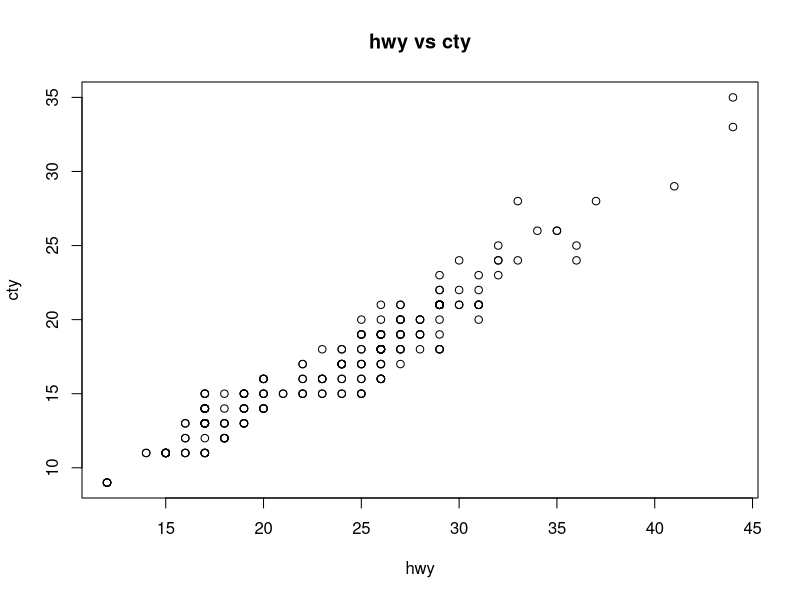
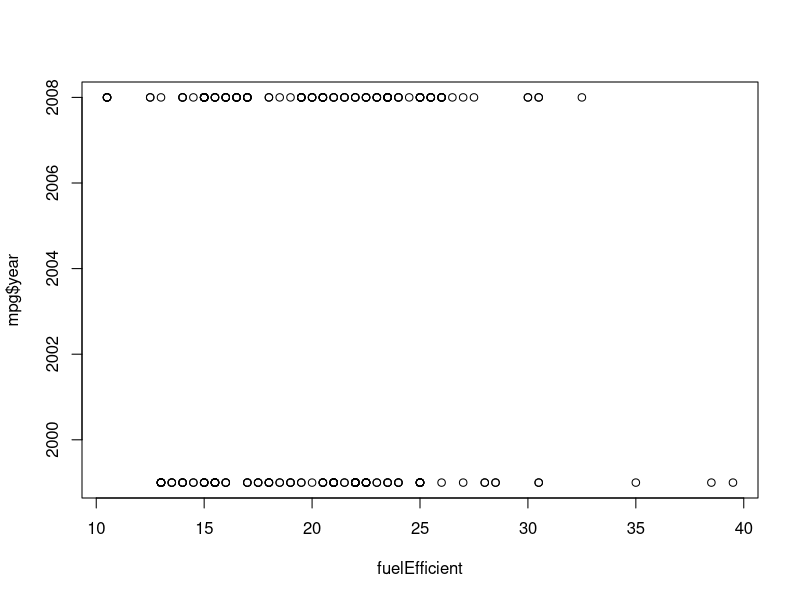

Write R code to recreate these figures, in order.
## ---- chunk 1
knitr::opts_chunk$set(echo = TRUE)
## ---- chunk 2
a0 <- 1
a0
## ---- chunk 3
cel<-c(-4.44,-9.44)
cel
## ---- chunk 4
vec200<-c(1,3)
for(i in 3:200)
{
if(i%%2){
vec200<-c(vec200,1)
}
else{
vec200<-c(vec200,3)
}
}
vec200
## ---- chunk 5
numperfect<-trunc(sqrt(2001))
numperfect

## ---- chunk 6
library(ggplot2)
a<-c(0)
b<-c(0)
c<-c(0)
d<-c(0)
e<-c(0)
f<-c(0)
for(i in 1:234){
if(a<mpg$hwy[i]){
a<-c(mpg$hwy[i])
d<-c(i)
}
else if(b<mpg$hwy[i]){
b<-c(mpg$hwy[i])
e<-c(i)
}
else if(c<mpg$hwy[i]){
c<-mpg$hwy[i]
f<-c(i)
}
}
mpg[c(d,e,f),]

## ---- chunk 7
numCompact=0
for(i in 1:234){
if(mpg$class[i]=='compact'){
numCompact<-numCompact+1
}
}
numCompact
## ---- chunk 8
plot(mpg$hwy,mpg$cty,main="hwy vs cty",xlab="hwy",ylab="cty")
## ---- chunk 9
mpg$hwy
fuelEfficient<-c(0)
for(i in 1:234){
if(i==1){
fuelEfficient<-c((mpg$hwy[i]+mpg$cty[i])/2)
}
else{
fuelEfficient<-c(fuelEfficient,(mpg$hwy[i]+mpg$cty[i])/2)
}
}
plot(fuelEfficient,mpg$year)
mpg<-cbind(mpg,fuelEfficient)
df1999<-subset(mpg,mpg$year=="1999")
df2008<-subset(mpg,mpg$year=="2008")

summary(df2008)
summary(df1999)

